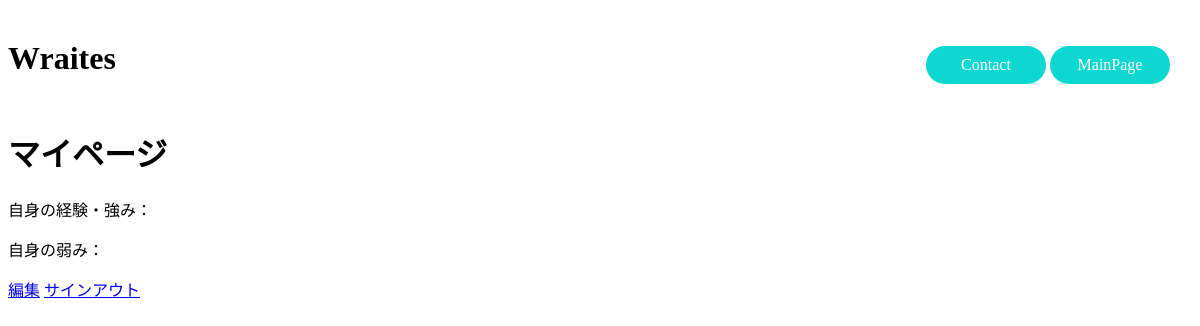
The app's page /mypage/pei (signed in), older data.
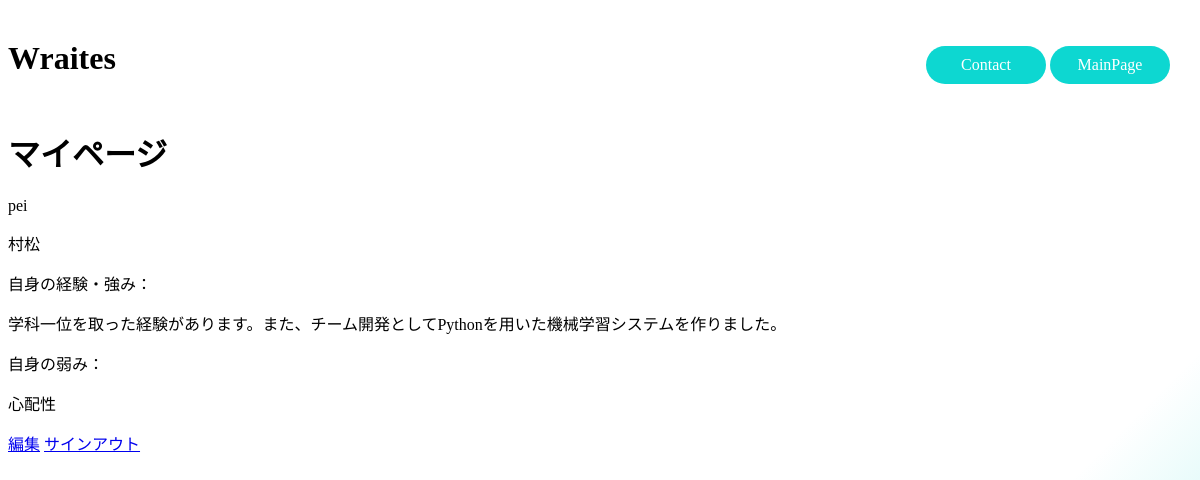
The same page, newer data.
### src/app.py (models this page shows)
class UserInformation(UserMixin, db.Model):
    id = db.Column(db.String(10), primary_key=True, autoincrement=False)
    name = db.Column(db.String(20), nullable=False)
    password = db.Column(db.String(100), nullable=False)
    experience = db.Column(db.String(500), nullable=False)
    weakness = db.Column(db.String(500), nullable=False)

### src/app.py (the view)
@app.route("/mypage/<string:id>")
@login_required
def mypage(id):
    user = load_user(id)
    return render_template("mypage.html", user=user)

### src/app.py (called while the page is built)
@login_manager.user_loader
def load_user(user_id):
    return UserInformation.query.get(user_id)

### src/templates/mypage.html (shortened to what this page needs)
<!DOCTYPE HTML>
<html lang="ja">
    <head>
        <link rel="stylesheet" href="../static/css/style1.css">
    </head>
    <body>
        <header>
            <h1 class="title">Wraites</h1>
            <nav class="nav">
            <ul class="menu-group">
                <li class="menu-item"><a class="static-button" href="#">Contact</a></li>
                <li class="menu-item"><a class="static-button" href="/main/{{user.id}}">MainPage</a></li>
            </ul>
        </nav>
        </header>
        <h1>マイページ</h1>
        <user>
            <p>{{user.id}}</p>
            <p>{{user.name}}</p>
            <p>自身の経験・強み：</p>
            <p>{{user.experience}}</p>
            <p>自身の弱み：</p>
            <p>{{user.weakness}}</p>
            <a href='/own_update/{{user.id}}' role='button'>編集</a>
        </user>
        <a class="signout-button" href="/signout" role="button">サインアウト</a>
    </body>
</html>

Row changes from the older to the newer data that the page shows:
added UserInformation: id "pei", name "村松", experience "学科一位を取った経験があります。また、チーム開発としてPythonを用いた機械学習システムを作りました。", weakness "心配性"
